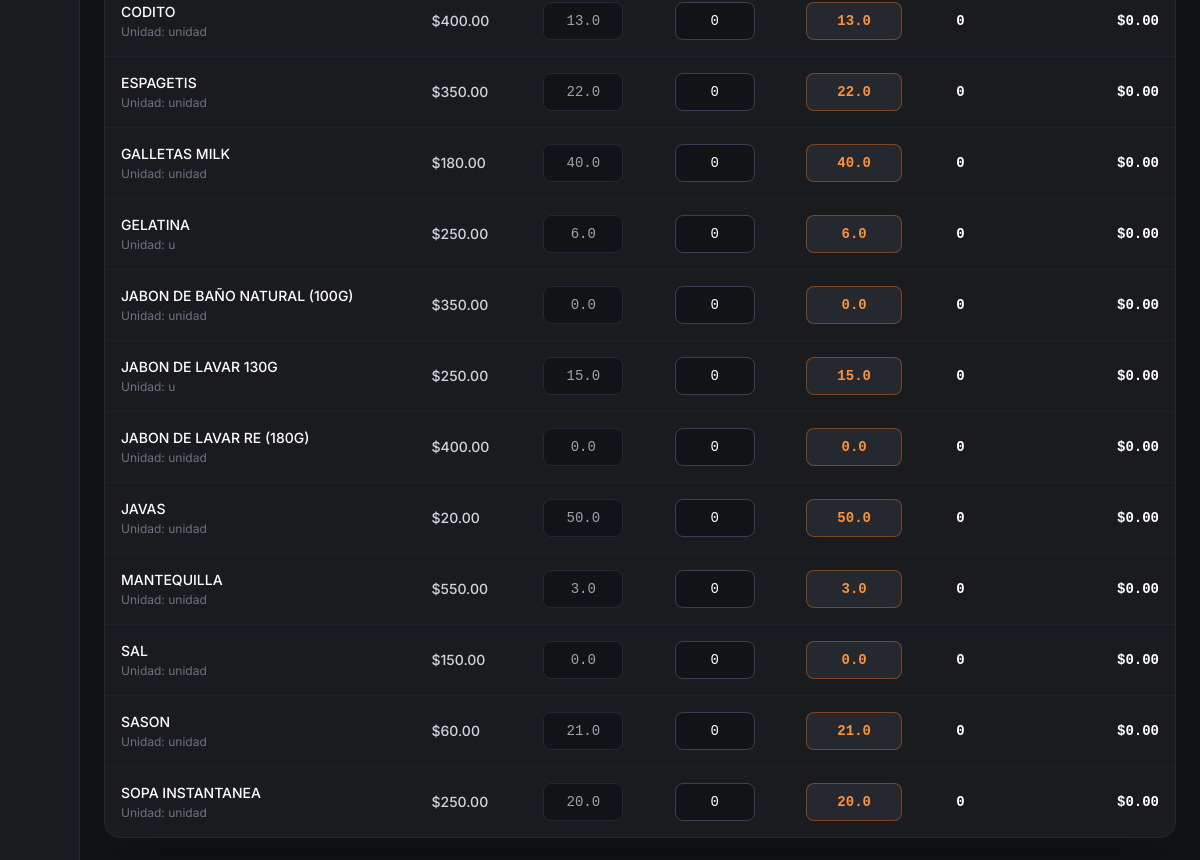
The app's page /cierre (signed in, middle part), older data.
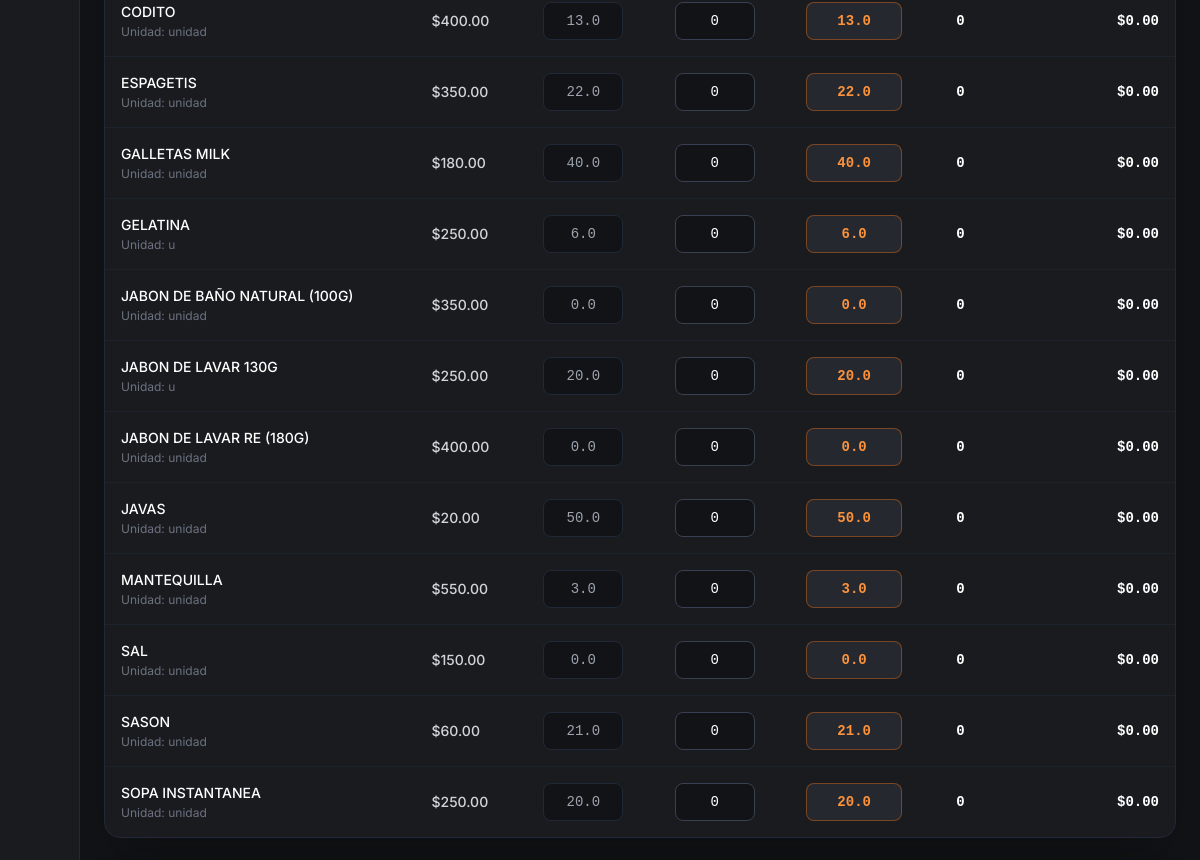
The same page, newer data.
### app.py (models this page shows, shortened)
class Producto(db.Model):
    __tablename__ = 'productos'
    id = db.Column(db.Integer, primary_key=True)
    codigo = db.Column(db.String(50), nullable=True)
    nombre = db.Column(db.String(100), nullable=False)
    unidad_medida = db.Column(db.String(20), default='unidad')
    propietario_id = db.Column(db.Integer, db.ForeignKey('propietarios.id'), nullable=True)
    precio_costo = db.Column(db.Float, default=0.0)
    precio_venta = db.Column(db.Float, default=0.0)
    fecha_vencimiento = db.Column(db.Date, nullable=True)
    proveedor_id = db.Column(db.Integer, db.ForeignKey('proveedores.id'), nullable=True)
    proveedor = db.relationship('Proveedor', backref=db.backref('productos', lazy=True))
    estado_pago = db.Column(db.String(20), default="Pagado")
    monto_pendiente = db.Column(db.Float, default=0.0)
    fecha_creacion = db.Column(db.DateTime, default=datetime.utcnow)
    stocks = db.relationship('StockAlmacen', backref='producto', cascade="all, delete-orphan", lazy=True)
    @property
    def stock_venta(self):
        for s in self.stocks:
            if s.almacen and s.almacen.es_area_venta:
                return s.cantidad
        return 0.0

class Almacen(db.Model):
    __tablename__ = 'almacenes'
    id = db.Column(db.Integer, primary_key=True)
    nombre = db.Column(db.String(100), nullable=False, unique=True)
    ubicacion = db.Column(db.String(150), nullable=True)
    es_area_venta = db.Column(db.Boolean, default=False)
    stocks = db.relationship('StockAlmacen', backref='almacen', cascade="all, delete-orphan", lazy=True)

class StockAlmacen(db.Model):
    __tablename__ = 'stock_almacen'
    id = db.Column(db.Integer, primary_key=True)
    producto_id = db.Column(db.Integer, db.ForeignKey('productos.id'), nullable=False)
    almacen_id = db.Column(db.Integer, db.ForeignKey('almacenes.id'), nullable=False)
    cantidad = db.Column(db.Float, default=0.0)

### app.py (the view)
@app.route('/cierre')
def vista_cierre():
    if 'user' not in session:
        return redirect(url_for('login'))
    productos = Producto.query.order_by(
        case((Producto.stock_venta == 0, 1), else_=0),
        Producto.nombre.asc()
    ).all()
    return render_template('cierre.html', productos=productos)

### app.py (called while the page is built)
@app.context_processor
def inject_today():
    return {'hoy': date.today()}

### templates/cierre.html (shortened to what this page needs)
{% extends "base.html" %}
{% block content %}
<main class="flex-1 flex flex-col min-w-0 overflow-y-auto">
    <section class="p-6 flex-1 space-y-6">
        <div class="bg-[#1a1b1e] border border-gray-800 rounded-2xl overflow-hidden shadow-2xl">
            <div class="overflow-x-auto">
                <table class="w-full text-left border-collapse">
                    <tbody class="divide-y divide-gray-800/60 text-sm" id="tabla-productos">
                        {% for p in productos %}
                        <tr class="fila-producto hover:bg-gray-800/30 transition-colors" data-id="{{ p.id }}"
                            data-precio="{{ p.precio_venta }}">
                            <td class="p-4 font-medium text-white nombre-prod">
                                {{ p.nombre }}
                                <span class="block text-xs text-gray-500 mt-0.5 font-normal">Unidad: {{ p.unidad_medida
                                    }}</span>
                            </td>
                            <td class="p-4 font-medium text-gray-300">${{ "%.2f"|format(p.precio_venta) }}</td>
                            <td class="p-4">
                                <input type="number" step="any"
                                    class="stock-inicial w-20 bg-[#121316] border border-gray-800 rounded-lg p-2 text-gray-400 text-center font-mono"
                                    value="{{ p.stock_venta }}" readonly>
                            </td>
                            <td class="p-4">
                                <input type="number" step="any" min="0"
                                    class="entradas w-20 bg-[#121316] border border-gray-700 rounded-lg p-2 text-white text-center font-mono focus:border-orange-500 focus:outline-none"
                                    value="0" oninput="calcular()">
                            </td>
                            <td class="p-4">
                                <input type="number" step="any" min="0"
                                    class="stock-final w-24 bg-[#25282e] border border-orange-500/40 text-orange-400 font-bold rounded-lg p-2 text-center font-mono focus:border-orange-500 focus:outline-none focus:ring-1 focus:ring-orange-500"
                                    value="{{ p.stock_venta }}" oninput="calcular()">
                            </td>
                            <td class="p-4 font-bold text-white font-mono vendidos">0</td>
                            <td class="p-4 font-bold text-right text-white font-mono subtotal">$0.00</td>
                        </tr>
                        {% endfor %}
                    </tbody>
                </table>
            </div>
        </div>
    </section>
</main>
{% endblock %}

Row changes from the older to the newer data that the page shows:
changed through a linked row, Producto "JABON DE LAVAR 130G": stock_venta "15.0" → "20.0"
